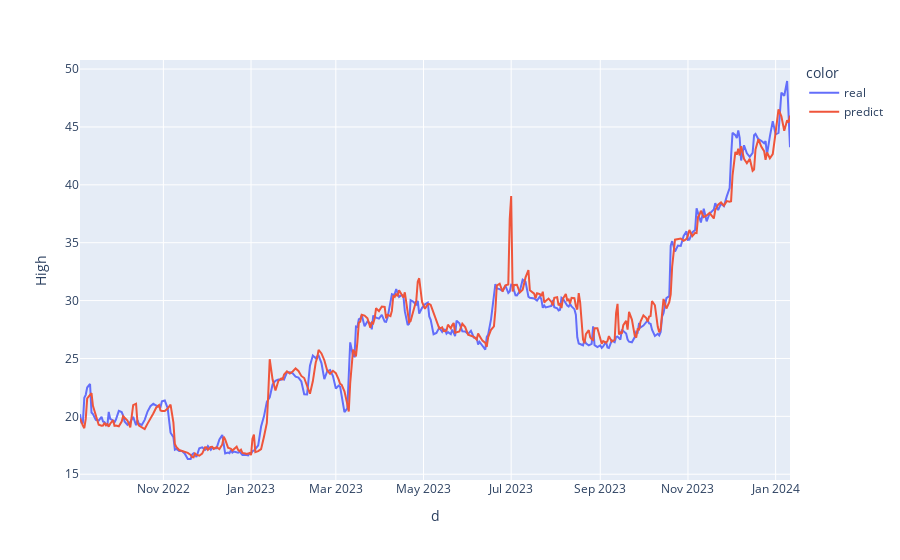

Here is the notebook cell this chart was saved with:
### Code cell
import plotly.express as px
fig = px.line(df_draw, x='d', y='High', color='color')
fig.show()

### Figure 1 — Plotly figure (JSON) as saved in the notebook; plotly's stock layout.template omitted (floating-point values rounded to 4 significant figures; data arrays with more than 128 entries replaced by an {"elided": "..."} marker saying what was removed)
{"data": [{"hovertemplate": "color=real<br>d=%{x}<br>High=%{y}<extra></extra>", "legendgroup": "real", "line": {"color": "#636efa", "dash": "solid"}, "marker": {"symbol": "circle"}, "mode": "lines", "name": "real", "orientation": "v", "showlegend": true, "type": "scatter", "x": {"elided": "337 str values"}, "xaxis": "x", "y": {"elided": "337 float values"}, "yaxis": "y"}, {"hovertemplate": "color=predict<br>d=%{x}<br>High=%{y}<extra></extra>", "legendgroup": "predict", "line": {"color": "#EF553B", "dash": "solid"}, "marker": {"symbol": "circle"}, "mode": "lines", "name": "predict", "orientation": "v", "showlegend": true, "type": "scatter", "x": {"elided": "337 str values"}, "xaxis": "x", "y": {"elided": "337 float values"}, "yaxis": "y"}], "layout": {"legend": {"title": {"text": "color"}, "tracegroupgap": 0}, "margin": {"t": 60}, "xaxis": {"anchor": "y", "domain": [0, 1], "title": {"text": "d"}}, "yaxis": {"anchor": "x", "domain": [0, 1], "title": {"text": "High"}}}}
